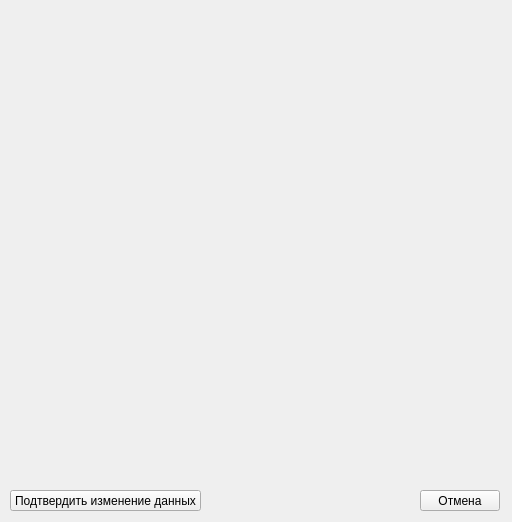
<?xml version="1.0" encoding="UTF-8"?>
<ui version="4.0">
 <class>updateform</class>
 <widget class="QWidget" name="updateform">
  <property name="geometry">
   <rect>
    <x>0</x>
    <y>0</y>
    <width>512</width>
    <height>522</height>
   </rect>
  </property>
  <property name="windowTitle">
   <string>Form</string>
  </property>
  <widget class="QLabel" name="tableLabel">
   <property name="geometry">
    <rect>
     <x>10</x>
     <y>10</y>
     <width>641</width>
     <height>21</height>
    </rect>
   </property>
   <property name="text">
    <string/>
   </property>
  </widget>
  <widget class="QPushButton" name="updateButton">
   <property name="geometry">
    <rect>
     <x>10</x>
     <y>490</y>
     <width>191</width>
     <height>21</height>
    </rect>
   </property>
   <property name="text">
    <string>Подтвердить изменение данных</string>
   </property>
  </widget>
  <widget class="QPushButton" name="cancelButton">
   <property name="geometry">
    <rect>
     <x>420</x>
     <y>490</y>
     <width>80</width>
     <height>21</height>
    </rect>
   </property>
   <property name="text">
    <string>Отмена</string>
   </property>
  </widget>
  <widget class="QWidget" name="formLayoutWidget">
   <property name="geometry">
    <rect>
     <x>10</x>
     <y>30</y>
     <width>491</width>
     <height>431</height>
    </rect>
   </property>
   <layout class="QFormLayout" name="tableLayout"/>
  </widget>
 </widget>
 <resources/>
 <connections/>
</ui>
